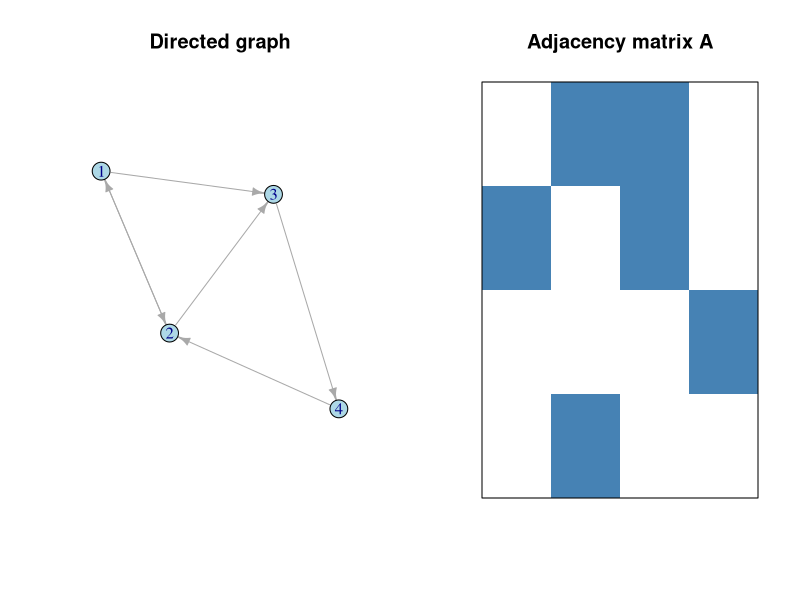
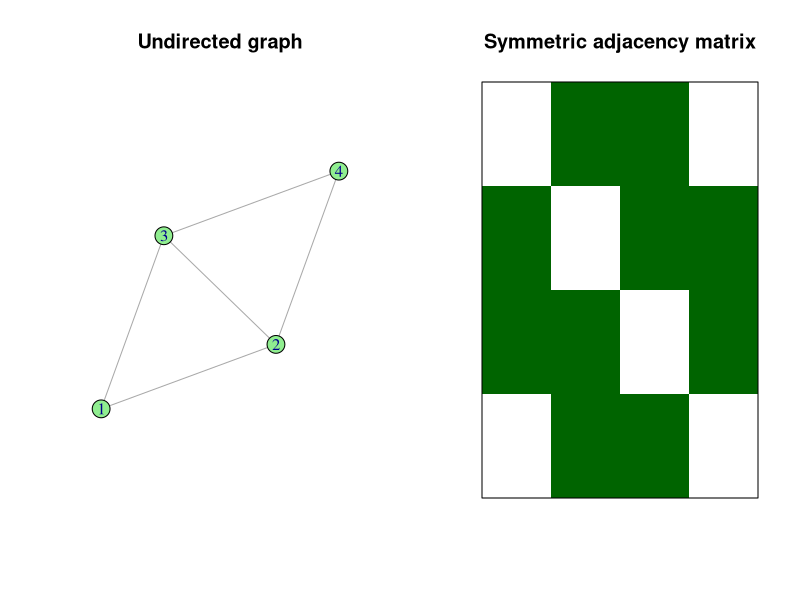

Here is the R script that generated these plots, in order:
## ---- chunk 1
#| label: setup
#| include: false
library(ggplot2)
library(igraph)
set.seed(42)
## ---- chunk 2
#| fig-height: 4.5
#| fig-width: 7
#| fig-cap: "A small directed graph and its (non-symmetric) adjacency matrix"

g <- graph_from_literal(1-+2, 1-+3, 2-+3, 3-+4, 4-+2, 2-+1)
A <- as_adjacency_matrix(g, sparse = FALSE)

par(mfrow = c(1, 2))
plot(g, vertex.color = "lightblue", edge.arrow.size = 0.6,
     main = "Directed graph")
image(t(A[nrow(A):1, ]), axes = FALSE, col = c("white", "steelblue"),
      main = "Adjacency matrix A")
box()
## ---- chunk 3
#| echo: false
print(A)
## ---- chunk 4
#| fig-height: 4
#| fig-width: 6
#| fig-cap: "The same vertices made undirected: A becomes symmetric"

g_und <- as.undirected(g, mode = "collapse")
A_und <- as_adjacency_matrix(g_und, sparse = FALSE)

par(mfrow = c(1, 2))
plot(g_und, vertex.color = "lightgreen", main = "Undirected graph")
image(t(A_und[nrow(A_und):1, ]), axes = FALSE, col = c("white", "darkgreen"),
      main = "Symmetric adjacency matrix")
box()
